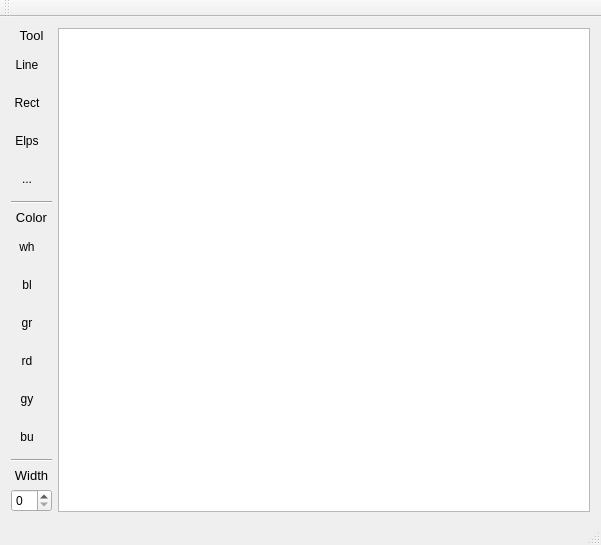
<?xml version="1.0" encoding="UTF-8"?>
<ui version="4.0">
 <class>mainUnit</class>
 <widget class="QMainWindow" name="mainUnit">
  <property name="geometry">
   <rect>
    <x>0</x>
    <y>0</y>
    <width>601</width>
    <height>529</height>
   </rect>
  </property>
  <property name="windowTitle">
   <string>MyPaint</string>
  </property>
  <property name="windowIcon">
   <iconset resource="Icons.qrc">
    <normaloff>:/icons/App/app.png</normaloff>:/icons/App/app.png</iconset>
  </property>
  <widget class="QWidget" name="centralWidget">
   <layout class="QHBoxLayout" name="horizontalLayout">
    <item>
     <layout class="QVBoxLayout" name="verticalLayout">
      <item>
       <layout class="QVBoxLayout" name="verticalLayout_3">
        <item>
         <widget class="QLabel" name="label">
          <property name="font">
           <font>
            <pointsize>10</pointsize>
            <weight>50</weight>
            <bold>false</bold>
           </font>
          </property>
          <property name="text">
           <string>Tool</string>
          </property>
          <property name="alignment">
           <set>Qt::AlignCenter</set>
          </property>
         </widget>
        </item>
        <item>
         <widget class="QToolButton" name="tb_line">
          <property name="minimumSize">
           <size>
            <width>32</width>
            <height>32</height>
           </size>
          </property>
          <property name="maximumSize">
           <size>
            <width>32</width>
            <height>32</height>
           </size>
          </property>
          <property name="text">
           <string>Line</string>
          </property>
          <property name="icon">
           <iconset resource="Icons.qrc">
            <normaloff>:/buttonIcons/line.png</normaloff>:/buttonIcons/line.png</iconset>
          </property>
          <property name="iconSize">
           <size>
            <width>32</width>
            <height>32</height>
           </size>
          </property>
          <property name="autoRaise">
           <bool>true</bool>
          </property>
         </widget>
        </item>
        <item>
         <widget class="QToolButton" name="tb_rect">
          <property name="minimumSize">
           <size>
            <width>32</width>
            <height>32</height>
           </size>
          </property>
          <property name="maximumSize">
           <size>
            <width>32</width>
            <height>32</height>
           </size>
          </property>
          <property name="text">
           <string>Rect</string>
          </property>
          <property name="icon">
           <iconset resource="Icons.qrc">
            <normaloff>:/buttonIcons/rectangle.png</normaloff>:/buttonIcons/rectangle.png</iconset>
          </property>
          <property name="iconSize">
           <size>
            <width>32</width>
            <height>32</height>
           </size>
          </property>
          <property name="autoRaise">
           <bool>true</bool>
          </property>
         </widget>
        </item>
        <item>
         <widget class="QToolButton" name="tb_elps">
          <property name="minimumSize">
           <size>
            <width>32</width>
            <height>32</height>
           </size>
          </property>
          <property name="maximumSize">
           <size>
            <width>32</width>
            <height>32</height>
           </size>
          </property>
          <property name="text">
           <string>Elps</string>
          </property>
          <property name="icon">
           <iconset resource="Icons.qrc">
            <normaloff>:/buttonIcons/ellipse.png</normaloff>:/buttonIcons/ellipse.png</iconset>
          </property>
          <property name="iconSize">
           <size>
            <width>32</width>
            <height>32</height>
           </size>
          </property>
          <property name="autoRaise">
           <bool>true</bool>
          </property>
         </widget>
        </item>
        <item>
         <widget class="QToolButton" name="clear">
          <property name="minimumSize">
           <size>
            <width>32</width>
            <height>32</height>
           </size>
          </property>
          <property name="maximumSize">
           <size>
            <width>32</width>
            <height>32</height>
           </size>
          </property>
          <property name="whatsThis">
           <string/>
          </property>
          <property name="text">
           <string>...</string>
          </property>
          <property name="icon">
           <iconset resource="Icons.qrc">
            <normaloff>:/buttonIcons/remove.png</normaloff>:/buttonIcons/remove.png</iconset>
          </property>
          <property name="iconSize">
           <size>
            <width>32</width>
            <height>32</height>
           </size>
          </property>
          <property name="autoRaise">
           <bool>true</bool>
          </property>
         </widget>
        </item>
       </layout>
      </item>
      <item>
       <layout class="QVBoxLayout" name="verticalLayout_2">
        <item>
         <widget class="Line" name="line">
          <property name="orientation">
           <enum>Qt::Horizontal</enum>
          </property>
         </widget>
        </item>
        <item>
         <widget class="QLabel" name="label_2">
          <property name="font">
           <font>
            <pointsize>10</pointsize>
           </font>
          </property>
          <property name="text">
           <string>Color</string>
          </property>
          <property name="alignment">
           <set>Qt::AlignCenter</set>
          </property>
         </widget>
        </item>
        <item>
         <widget class="QToolButton" name="tb_white">
          <property name="minimumSize">
           <size>
            <width>32</width>
            <height>32</height>
           </size>
          </property>
          <property name="maximumSize">
           <size>
            <width>32</width>
            <height>32</height>
           </size>
          </property>
          <property name="text">
           <string>wh</string>
          </property>
          <property name="iconSize">
           <size>
            <width>32</width>
            <height>32</height>
           </size>
          </property>
          <property name="autoRaise">
           <bool>true</bool>
          </property>
         </widget>
        </item>
        <item>
         <widget class="QToolButton" name="tb_black">
          <property name="minimumSize">
           <size>
            <width>32</width>
            <height>32</height>
           </size>
          </property>
          <property name="maximumSize">
           <size>
            <width>32</width>
            <height>32</height>
           </size>
          </property>
          <property name="text">
           <string>bl</string>
          </property>
          <property name="iconSize">
           <size>
            <width>32</width>
            <height>32</height>
           </size>
          </property>
          <property name="autoRaise">
           <bool>true</bool>
          </property>
         </widget>
        </item>
        <item>
         <widget class="QToolButton" name="tb_green">
          <property name="minimumSize">
           <size>
            <width>32</width>
            <height>32</height>
           </size>
          </property>
          <property name="maximumSize">
           <size>
            <width>32</width>
            <height>32</height>
           </size>
          </property>
          <property name="text">
           <string>gr</string>
          </property>
          <property name="iconSize">
           <size>
            <width>32</width>
            <height>32</height>
           </size>
          </property>
          <property name="autoRaise">
           <bool>true</bool>
          </property>
         </widget>
        </item>
        <item>
         <widget class="QToolButton" name="tb_red">
          <property name="minimumSize">
           <size>
            <width>32</width>
            <height>32</height>
           </size>
          </property>
          <property name="maximumSize">
           <size>
            <width>32</width>
            <height>32</height>
           </size>
          </property>
          <property name="text">
           <string>rd</string>
          </property>
          <property name="iconSize">
           <size>
            <width>32</width>
            <height>32</height>
           </size>
          </property>
          <property name="autoRaise">
           <bool>true</bool>
          </property>
         </widget>
        </item>
        <item>
         <widget class="QToolButton" name="tb_gray">
          <property name="minimumSize">
           <size>
            <width>32</width>
            <height>32</height>
           </size>
          </property>
          <property name="maximumSize">
           <size>
            <width>32</width>
            <height>32</height>
           </size>
          </property>
          <property name="text">
           <string>gy</string>
          </property>
          <property name="iconSize">
           <size>
            <width>32</width>
            <height>32</height>
           </size>
          </property>
          <property name="autoRaise">
           <bool>true</bool>
          </property>
         </widget>
        </item>
        <item>
         <widget class="QToolButton" name="tb_blue">
          <property name="minimumSize">
           <size>
            <width>32</width>
            <height>32</height>
           </size>
          </property>
          <property name="maximumSize">
           <size>
            <width>32</width>
            <height>32</height>
           </size>
          </property>
          <property name="text">
           <string>bu</string>
          </property>
          <property name="iconSize">
           <size>
            <width>32</width>
            <height>32</height>
           </size>
          </property>
          <property name="autoRaise">
           <bool>true</bool>
          </property>
         </widget>
        </item>
       </layout>
      </item>
      <item>
       <widget class="Line" name="line_2">
        <property name="orientation">
         <enum>Qt::Horizontal</enum>
        </property>
       </widget>
      </item>
      <item>
       <widget class="QLabel" name="label_3">
        <property name="font">
         <font>
          <pointsize>10</pointsize>
         </font>
        </property>
        <property name="text">
         <string>Width</string>
        </property>
        <property name="alignment">
         <set>Qt::AlignCenter</set>
        </property>
       </widget>
      </item>
      <item>
       <widget class="QSpinBox" name="lineWidth"/>
      </item>
      <item>
       <spacer name="verticalSpacer">
        <property name="orientation">
         <enum>Qt::Vertical</enum>
        </property>
        <property name="sizeHint" stdset="0">
         <size>
          <width>20</width>
          <height>40</height>
         </size>
        </property>
       </spacer>
      </item>
     </layout>
    </item>
    <item>
     <widget class="QGraphicsView" name="graphicsView"/>
    </item>
   </layout>
   <zorder>graphicsView</zorder>
   <zorder>groupBox</zorder>
   <zorder>tb_elps</zorder>
   <zorder>tb_line</zorder>
   <zorder>tb_rect</zorder>
   <zorder>tb_black</zorder>
   <zorder>tb_white</zorder>
   <zorder>tb_red</zorder>
   <zorder>tb_blue</zorder>
   <zorder>tb_green</zorder>
   <zorder>tb_gray</zorder>
   <zorder>toolButton_7</zorder>
   <zorder>toolButton_8</zorder>
   <zorder>toolButton_9</zorder>
   <zorder>verticalLayoutWidget</zorder>
  </widget>
  <widget class="QMenuBar" name="menuBar">
   <property name="geometry">
    <rect>
     <x>0</x>
     <y>0</y>
     <width>601</width>
     <height>21</height>
    </rect>
   </property>
  </widget>
  <widget class="QToolBar" name="mainToolBar">
   <attribute name="toolBarArea">
    <enum>TopToolBarArea</enum>
   </attribute>
   <attribute name="toolBarBreak">
    <bool>false</bool>
   </attribute>
  </widget>
  <widget class="QStatusBar" name="statusBar"/>
 </widget>
 <layoutdefault spacing="6" margin="11"/>
 <resources>
  <include location="Icons.qrc"/>
 </resources>
 <connections/>
</ui>
